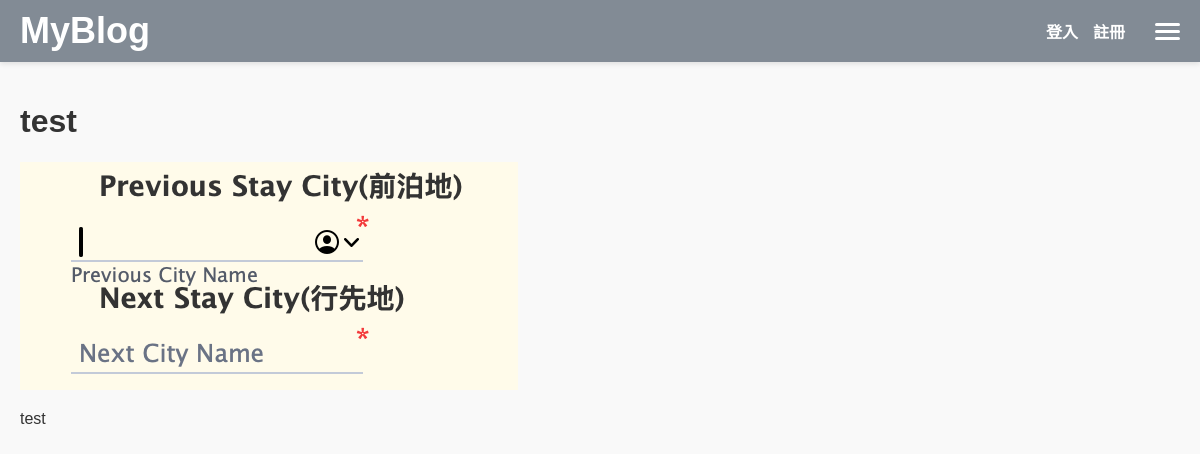
The page /location/2 on the database its author committed.
### app.py (models this page shows, shortened)
class Location(db.Model):
    id = db.Column(db.Integer, primary_key=True)
    name = db.Column(db.String(100), nullable=False)
    description = db.Column(db.String(300), nullable=False)
    image = db.Column(db.String(100), nullable=False)

### app.py (the view)
@app.route('/location/<int:id>')
def location(id):
    loc = Location.query.get_or_404(id)
    return render_template('location.html', location=loc)

### templates/location.html (shortened to what this page needs)
<!DOCTYPE html>
<html lang="zh-TW">
<head>
    <link rel="stylesheet" href="{{ url_for('static', filename='css/general.css') }}">
</head>
<body>
    <div class="header-container">
        <div class="header-title">
            <a href="{{ url_for('index') }}">MyBlog</a>
        </div>
        <div class="header-links">
            {% if current_user.is_authenticated %}
                <span>歡迎, {{ current_user.username }}!</span>
                <a href="{{ url_for('logout') }}">登出</a>
            {% else %}
                <a href="{{ url_for('login') }}">登入</a>
                <a href="{{ url_for('register') }}">註冊</a>
            {% endif %}
        </div>
        <div class="hamburger-menu" onclick="toggleMenu()">
            <div></div>
            <div></div>
            <div></div>
        </div>
    </div>
    <div class="container">
        <h1>{{ location.name }}</h1>
        <div class="image-container">
            <img src="{{ url_for('static', filename='images/' + location.image) }}" alt="{{ location.name }}">
        </div>
        <p>{{ location.description }}</p>
    </div>
</body>
</html>

### static/css/general.css (style rules this page uses)
body { font-family: Arial, sans-serif; margin: 0; padding: 0; background-color: #f9f9f9; color: #333; }
.container { max-width: 1200px; margin: 0 auto; padding: 20px; }
.header-container { display: flex; justify-content: space-between; align-items: center; padding: 10px 20px; background-color: #828b95; color: white; position: sticky; top: 0; z-index: 1000; box-shadow: 0 2px 5px rgba(0, 0, 0, 0.1); }
.header-title { font-size: 1.5em; margin: 0; font-weight: bold; }
.header-title a { font-size: 1.5em; color: white; font-weight: bold; text-decoration: none; }
.header-links { display: flex; align-items: center; margin-left: auto; }
.header-links a { align-items: center; margin-left: 15px; color: white; text-decoration: none; font-weight: bold; font-size: 1em; }
.hamburger-menu { margin-left: 30px; display: flex; flex-direction: column; cursor: pointer; }
.hamburger-menu div { width: 25px; height: 3px; background-color: white; border-radius: 2px; margin: 2px 0; }

### rows shown on the page
Location: name "test", image+name (picture), description "test"
